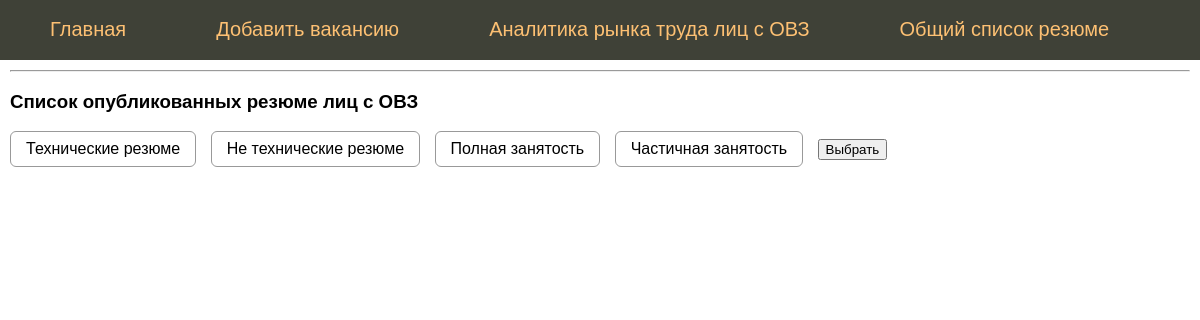
The app's page /resume_list with its own data.
### tables this page shows
CREATE TABLE mainmenu (
id integer PRIMARY KEY AUTOINCREMENT,
title text NOT NULL,
url text NOT NULL
);

### flsite.py (the view, shortened to what this page needs)
@app.route("/resume_list", methods=["POST", "GET"])
def resumeList():
    db = get_db()
    dbase = FDataBase(db)
    get_data_from_db = ""
    schedule_type = {'full_day': 'Полная', 'part_time': 'Частичная'}
    return render_template('resume_list.html',
                           menu=dbase.getMenu(),
                           resume=get_data_from_db)

### FDataBase.py (called while the page is built)
    def getMenu(self):
        sql = '''SELECT * FROM mainmenu'''
        try:
            self.__cur.execute(sql)
            res = self.__cur.fetchall()
            if res: return res
        except:
            print("Ошибка чтения из БД")
        return []

### flsite.py (called while the page is built)
def connect_db():
    conn = sqlite3.connect(app.config['DATABASE'])
    conn.row_factory = sqlite3.Row # Записи из БД представлены не в виде кортежей, а в виде словаря
    return conn

def get_db():
    if not hasattr(g, 'link_db'):
        g.link_db = connect_db()
    return g.link_db

### templates/resume_list.html (shortened to what this page needs)
{% extends 'base.html' %}
{% block content %}
{{ super() }}
<hr>
<h3>Список опубликованных резюме лиц с ОВЗ</h3>
<form action="{{url_for('resumeList')}}" method="POST">
<div class="form_radio_btn">
	<label for="radio-1">Технические резюме</label>
</div>
<div class="form_radio_btn">
	<label for="radio-2">Не технические резюме</label>
</div>
<div class="form_radio_btn">
	<label for="radio-3">Полная занятость</label>
</div>
<div class="form_radio_btn">
	<label for="radio-4">Частичная занятость</label>
</div>
<input type="submit" value="Выбрать">
</form>
{% endblock %}

### templates/base.html (shortened to what this page needs)
<!DOCTYPE html>
<html>
<head>
</head>
<body>
{% block content %}
	{% block mainmenu %}
		<ul class="mainmenu">
			{% for p in menu %}
			<li><a href="{{p.url}}">{{p.title}}</a></li>
			{% endfor %}
		</ul>
	{% endblock mainmenu %}
	<div class="content">
{% endblock %}
</div>
</body>
</html>

### templates/base.html (style rules this page uses)
html, body { font-family: 'Arial'; margin: 0; padding 0; height: 100%; width: 100%; }
a { color: #0059b2; text-decoration: none; }
ul.mainmenu { list-style: none; background: #3F4137; height: 60px; margin: 0; padding: 0; color: #fdc073; font-size: 20px; overflow: hidden; }
ul.mainmenu li { float: left; margin: 18px 40px 0 50px; }
ul.mainmenu li a { color: #fdc073; text-decoration: none; }
div.content { margin: 10px; }
.form_radio_btn { display: inline-block; margin-right: 10px; }
.form_radio_btn label { display: inline-block; cursor: pointer; padding: 0px 15px; line-height: 34px; border: 1px solid #999; border-radius: 6px; user-select: none; }

### records on screen
mainmenu: title "Главная"
mainmenu: title "Добавить вакансию"
mainmenu: title "Аналитика рынка труда лиц с ОВЗ"
mainmenu: title "Общий список резюме"
